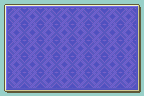

Tiled map render using the project's own tile images. Description and the whole map definition, tile-layer contents included, below:
An orthogonal 18x12 tile map with 8x8 px tiles, 1 tile layer (Tile Layer 1).

<map version="1.10" tiledversion="1.11.2" orientation="orthogonal" renderorder="right-down" width="18" height="12" tilewidth="8" tileheight="8" infinite="0" nextlayerid="2" nextobjectid="1">
 <tileset firstgid="1" source="../../../Tilesets/FE6/PageAndPortrait/PageAndPortrait.tsx" />
 <layer id="1" name="Tile Layer 1" width="18" height="12">
  <data encoding="csv">
2,3,3,3,3,3,3,3,3,3,3,3,3,3,3,3,3,4,
5,92,93,92,93,92,93,92,93,92,93,92,93,92,93,92,93,7,
5,94,95,94,95,94,95,94,95,94,95,94,95,94,95,94,95,7,
5,92,93,92,93,92,93,92,93,92,93,92,93,92,93,92,93,7,
5,94,95,94,95,94,95,94,95,94,95,94,95,94,95,94,95,7,
5,92,93,92,93,92,93,92,93,92,93,92,93,92,93,92,93,7,
5,94,95,94,95,94,95,94,95,94,95,94,95,94,95,94,95,7,
5,92,93,92,93,92,93,92,93,92,93,92,93,92,93,92,93,7,
5,94,95,94,95,94,95,94,95,94,95,94,95,94,95,94,95,7,
5,92,93,92,93,92,93,92,93,92,93,92,93,92,93,92,93,7,
5,94,95,94,95,94,95,94,95,94,95,94,95,94,95,94,95,7,
8,9,9,9,9,9,9,9,9,9,9,9,9,9,9,9,9,10
</data>
 </layer>
</map>
